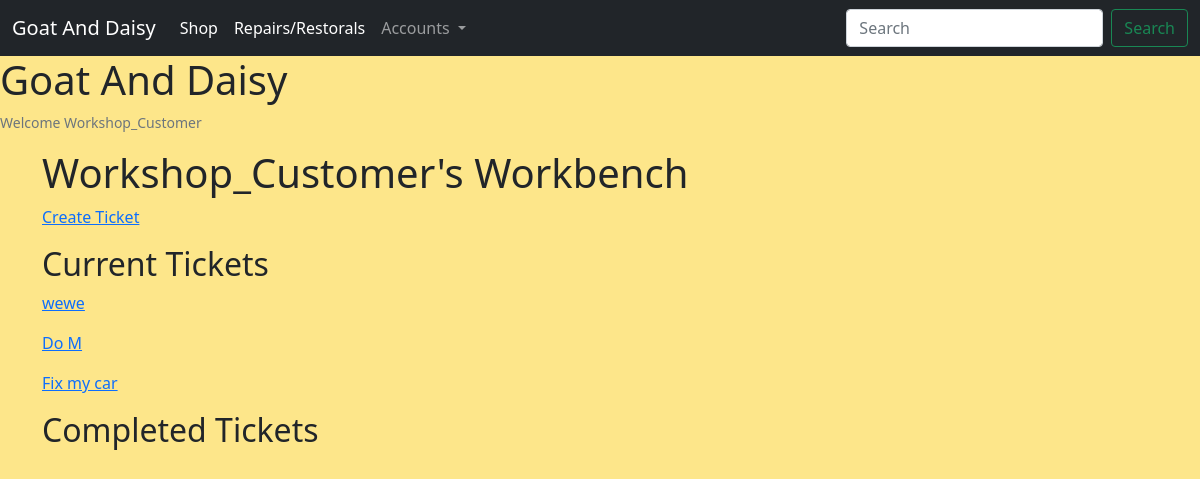
The app's page /workshop/workbench/14 (signed in), older data.
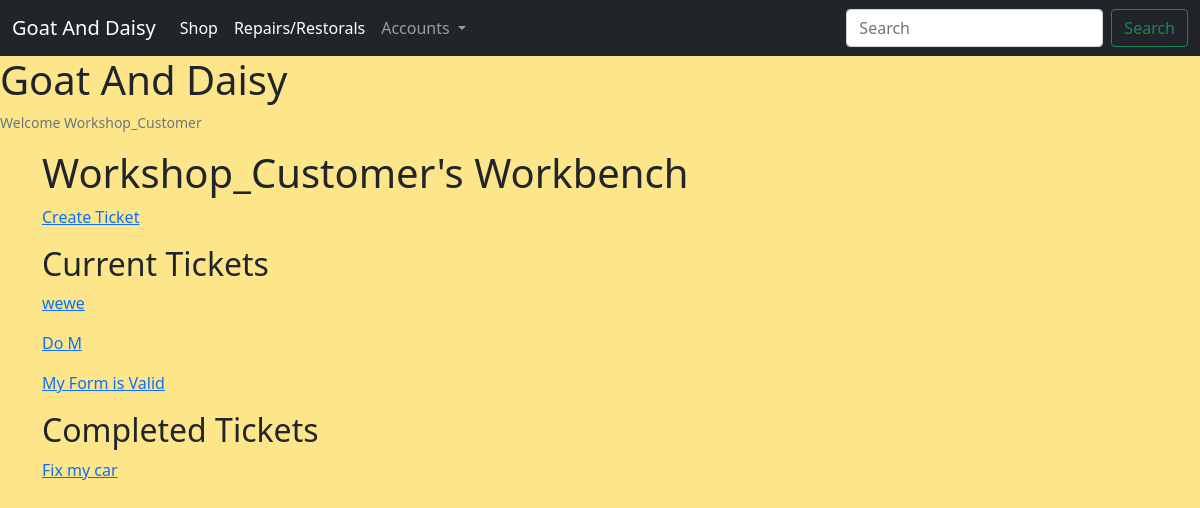
The same page, newer data.
### repairs_restorals/models.py (models this page shows, shortened)
class ServiceTicket(models.Model):
    customer = models.ForeignKey(
        Customer, related_name='service_ticket', on_delete=models.PROTECT)
    workshop_staff_responsible = models.ForeignKey(
        StaffMember, related_name='staff_tickets', on_delete=models.PROTECT)
    title = models.CharField(max_length=255)
    date_created = models.DateField(auto_now_add=True, editable=False)
    last_updated = models.DateField(auto_now=True, editable=False)
    service_description = models.TextField()
    link_to_desired_materials_1 = models.URLField(null=True, blank=True)
    link_to_desired_materials_2 = models.URLField(null=True, blank=True)
    link_to_desired_materials_3 = models.URLField(null=True, blank=True)
    is_completed = models.BooleanField(default=False)

### repairs_restorals/views.py (the view)
class CustomerWorkbench(ListView):
    model = ServiceTicket
    template_name = 'repairs_restorals/customer_workbench.html'
    context_object_name = 'tickets'
    def get_context_data(self, **kwargs):
        customer = get_object_or_404(Customer, username=self.request.user)
        context = dict()
        context['tickets'] = ServiceTicket.objects.filter(customer=customer)
        return context

### profiles/templatetags/user_in_group_tag.py (called while the page is built)
@register.filter(name='has_group')
def has_group(user, group_name):
    try:
        group = Group.objects.get(name=group_name)
    except Group.DoesNotExist:
        return False
    return group in user.groups.all()

### repairs_restorals/templates/repairs_restorals/customer_workbench.html
{% extends 'base.html' %}
{% block content %}
<h1>{{request.user | title }}'s Workbench</h1>
<a href="{% url 'create_service_ticket' %}"><p>Create Ticket</p></a>
<h2>Current Tickets</h2>
{% for ticket in tickets%}
    {% if not ticket.is_completed %}
    <a href="#">
        <p>{{ ticket.title }}</p>
    </a>
    {% endif %}
{% endfor %}
<h2>Completed Tickets</h2>
{% for ticket in tickets%}
    {% if ticket.is_completed %}
    <a href="#">
        <p>{{ ticket.title }}</p>
    </a>
    {% endif %}
{% endfor %}
{% endblock %}

### templates/base.html (shortened to what this page needs)
{% load static %}
{% load user_in_group_tag %}
<!doctype html>
<html lang="en">
  <head>
    <link href="https://cdn.jsdelivr.net/npm/bootstrap@5.1.3/dist/css/bootstrap.min.css" rel="stylesheet">
    <link rel="stylesheet" href="{% static 'css/tw-colours.css' %}">
    <link rel="stylesheet" href="{% static 'css/site_base_custom.css' %}">
  </head>
  <body>
    <nav class="navbar navbar-expand-lg navbar-dark bg-dark">
      <div class="container-fluid">
        <a class="navbar-brand" href="{% url 'index' %}">Goat And Daisy</a>
        <div class="collapse navbar-collapse" id="navbarSupportedContent">
          <ul class="navbar-nav me-auto mb-2 mb-lg-0">
            <li class="nav-item">
              <a class="nav-link active" aria-current="page" href="{% url 'shop' %}">Shop</a>
            </li>
            <li class="nav-item">
              <a class="nav-link active" aria-current="page" href="{% url 'workshop' %}">Repairs/Restorals</a>
            </li>
                <li class="nav-item dropdown">
                  <a class="nav-link dropdown-toggle" href="#" id="navbarDropdown" role="button" data-bs-toggle="dropdown" aria-expanded="false">
                    Accounts
                  </a>
            </li>
          </ul>
          <form class="d-flex">
            <input class="form-control me-2" type="search" placeholder="Search" aria-label="Search">
            <button class="btn btn-outline-success" type="submit">Search</button>
          </form>
        </div>
      </div>
    </nav>
    <h1>Goat And Daisy</h1>
    {% if user.is_authenticated %}
    <p class="small text-muted">Welcome {{ user.username | title }}</p>
    {% endif %}
    <main class="container">
    {% block content %}
    {% endblock %}
    </main>
  </body>
</html>

### static/css/site_base_custom.css (style rules this page uses)
body { background-color: var(--yellow-200); }

Row changes from the older to the newer data that the page shows:
added ServiceTicket: title "My Form is Valid", shown under "Current Tickets"
changed ServiceTicket "Fix my car": moves from the list under "Current Tickets" to the list under "Completed Tickets"
